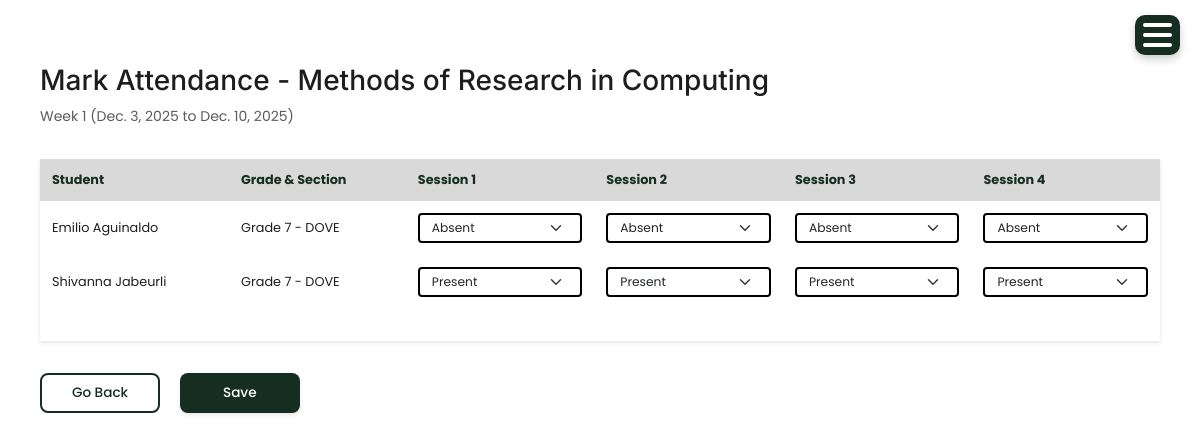
The page /attendance/mark/6/ on the database as committed earlier.
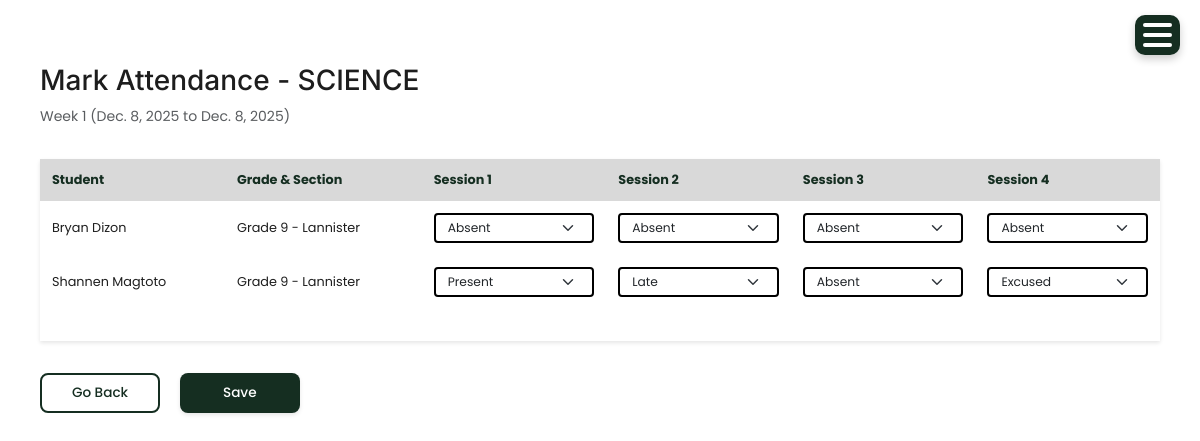
The same page on the database as committed later.
### account/models.py (models this page shows, shortened)
class WeeklyAttendanceSession(models.Model):
    subject = models.ForeignKey(Subject, on_delete=models.CASCADE, related_name='attendance_sessions')
    week_number = models.PositiveIntegerField()  # Week 1, Week 2, etc.
    week_start_date = models.DateField()
    week_end_date = models.DateField()
    sessions_per_week = models.PositiveIntegerField(default=4)  # Usually 4 sessions per week (M, T, W, Th)
    created_at = models.DateTimeField(auto_now_add=True)
    updated_at = models.DateTimeField(auto_now=True)
    class Meta:
        unique_together = ['subject', 'week_number']
        ordering = ['subject', 'week_number']

class Subject(models.Model):
    code = models.CharField(max_length=20, default='DEFAULT_CODE')
    name = models.CharField(max_length=100)
    department = models.CharField(max_length=100)
    grade_level = models.CharField(max_length=10, choices=[
        ('Grade 7', 'Grade 7'),
        ('Grade 8', 'Grade 8'),
        ('Grade 9', 'Grade 9'),
        ('Grade 10', 'Grade 10')
    ], blank=True, null=True)
    status = models.CharField(max_length=10, choices=[('Active','Active'),('Inactive','Inactive')])

class StudentRecord(models.Model):
    STATUS_CHOICES = [
        ('active', 'Active'),
        ('inactive', 'Inactive'),
        ('graduated', 'Graduated'),
        ('transferred', 'Transferred'),
    ]
    SECTION_CHOICES = [
        ('Grade 7', 'Grade 7'),
        ('Grade 8', 'Grade 8'),
        ('Grade 9', 'Grade 9'),
        ('Grade 10', 'Grade 10'),
    ]
    GENDER_CHOICES = [
        ('Male', 'Male'),
        ('Female', 'Female'),
    ]
    student_id = models.PositiveIntegerField()
    fullname = models.CharField(max_length=100)
    grade_and_section = models.CharField(max_length=20, choices=SECTION_CHOICES, default='active')
    gender = models.CharField(max_length=20, choices=GENDER_CHOICES, default='active')
    age = models.PositiveIntegerField()
    address = models.CharField(max_length=200)
    parent = models.CharField(max_length=100)
    parent_contact = models.PositiveIntegerField()
    status = models.CharField(max_length=20, choices=STATUS_CHOICES, default='active')
    account_username = models.CharField(max_length=150, blank=True, null=True)

### account/views.py (the view, shortened to what this page needs)
# urls.py: path('attendance/mark/<int:session_id>/', views.mark_attendance, name='mark_attendance'),
def mark_attendance(request, session_id):
    search = request.GET.get('search', '').strip()
    session = get_object_or_404(WeeklyAttendanceSession, id=session_id)
    assigned_subject = AssignedSubject.objects.filter(
        subject=session.subject,
        status='Active'
    ).first()
    if assigned_subject:
        grade_val = (assigned_subject.grade_level or '').strip()
        students_qs = StudentRecord.objects.filter(status='active')
        if grade_val:
            if ' - ' in grade_val or '-' in grade_val:
                students_qs = students_qs.filter(grade_and_section__iexact=grade_val)
            else:
                students_qs = students_qs.filter(grade_and_section__istartswith=grade_val)
        students = students_qs.order_by('fullname')
    attendance_records = []
    for student in students:
        record, created = WeeklyAttendanceRecord.objects.get_or_create(
            session=session,
            student=student,
            defaults={
                'session_1': 'A',
                'session_2': 'A',
                'session_3': 'A',
                'session_4': 'A'
            }
        )
        attendance_records.append({
            'student': student,
            'record': record
        })
    return render(request, 'mark_attendance.html', {
        'session': session,
        'attendance_records': attendance_records,
        'tab': 'attendance',
        'search': search,
    })

### templates/mark_attendance.html (shortened to what this page needs)
{% extends 'base.html' %}
{% block content %}
<div class="container mt-4">
  <h2>Mark Attendance - {{ session.subject.name }}</h2>
  <p class="text-muted">Week {{ session.week_number }} ({{ session.week_start_date }} to {{ session.week_end_date }})</p>
  <form method="post" action="{% url 'save_attendance' session.id %}">
    <div class="user-data-table table-responsive" style="box-shadow: 0 2px 4px rgba(0,0,0,0.1);">
      <table class="user-table">
        <thead class="table-dark">
          <tr>
            <th>Student</th>
            <th>Grade & Section</th>
            <th>Session 1</th>
            <th>Session 2</th>
            <th>Session 3</th>
            <th>Session 4</th>
          </tr>
        </thead>
        <tbody>
          {% for item in attendance_records %}
          <tr>
            <td>{{ item.student.fullname }}</td>
            <td>{{ item.student.grade_and_section }}</td>
            <td>
              <select name="attendance_{{ item.student.id }}_session_1" class="form-select form-select-sm">
                <option value="P" {% if item.record.session_1 == 'P' %}selected{% endif %}>Present</option>
                <option value="A" {% if item.record.session_1 == 'A' %}selected{% endif %}>Absent</option>
              </select>
            </td>
            <td>
              <select name="attendance_{{ item.student.id }}_session_2" class="form-select form-select-sm">
                <option value="P" {% if item.record.session_2 == 'P' %}selected{% endif %}>Present</option>
                <option value="A" {% if item.record.session_2 == 'A' %}selected{% endif %}>Absent</option>
                <option value="L" {% if item.record.session_2 == 'L' %}selected{% endif %}>Late</option>
              </select>
            </td>
            <td>
              <select name="attendance_{{ item.student.id }}_session_3" class="form-select form-select-sm">
                <option value="P" {% if item.record.session_3 == 'P' %}selected{% endif %}>Present</option>
                <option value="A" {% if item.record.session_3 == 'A' %}selected{% endif %}>Absent</option>
              </select>
            </td>
            <td>
              <select name="attendance_{{ item.student.id }}_session_4" class="form-select form-select-sm">
                <option value="P" {% if item.record.session_4 == 'P' %}selected{% endif %}>Present</option>
                <option value="A" {% if item.record.session_4 == 'A' %}selected{% endif %}>Absent</option>
                <option value="E" {% if item.record.session_4 == 'E' %}selected{% endif %}>Excused</option>
              </select>
            </td>
          </tr>
          {% empty %}
          <tr>
            <td colspan="6" class="text-center">No students found.</td>
          </tr>
          {% endfor %}
        </tbody>
      </table>
    </div>
    <div class="action-links mt-3" style="margin-top: 2rem !important;">
      <a href="{% url 'attendance' %}" class="modal-cancel" style="text-decoration: none; margin-right: 1rem;;">Go Back</a>
      <button type="submit" class="btn-action btn-action-predict modal-save">Save</button>
    </div>
  </form>
</div>
{% endblock %}

Rows that differ between the two databases and show on the page:
no longer on this page (row edited): StudentRecord: student.fullname "Shivanna Jabeurli", student.grade_and_section "Grade 7 - DOVE", id "Present"
changed WeeklyAttendanceSession: subject.name "Methods of Research in Computing" → "SCIENCE"; week_start_date "Dec. 3, 2025" → "Dec. 8, 2025"; week_end_date "Dec. 10, 2025" → "Dec. 8, 2025"
changed StudentRecord: student.fullname "Emilio Aguinaldo" → "Bryan Dizon"; student.grade_and_section "Grade 7 - DOVE" → "Grade 9 - Lannister"
now on this page (row edited): StudentRecord: student.fullname "Shannen Magtoto", student.grade_and_section "Grade 9 - Lannister", id "Present", id "Late", id "Absent", id "Excused"
